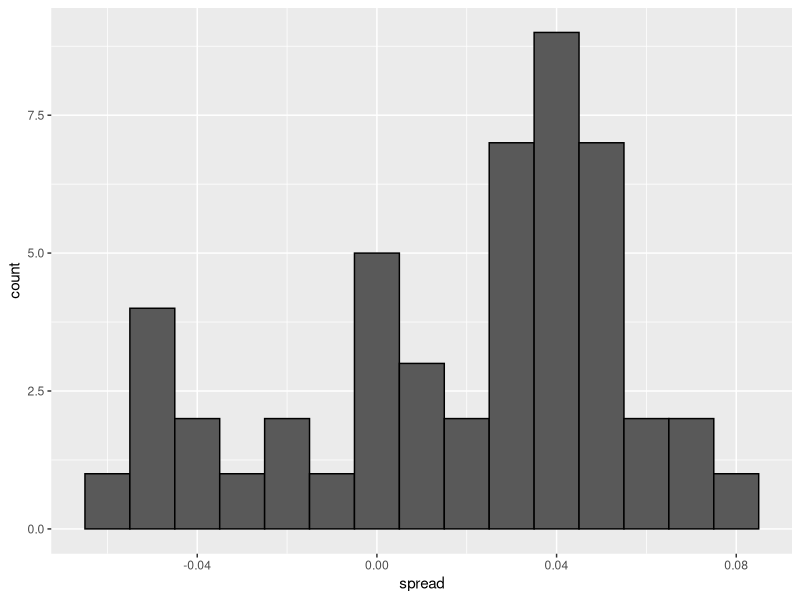
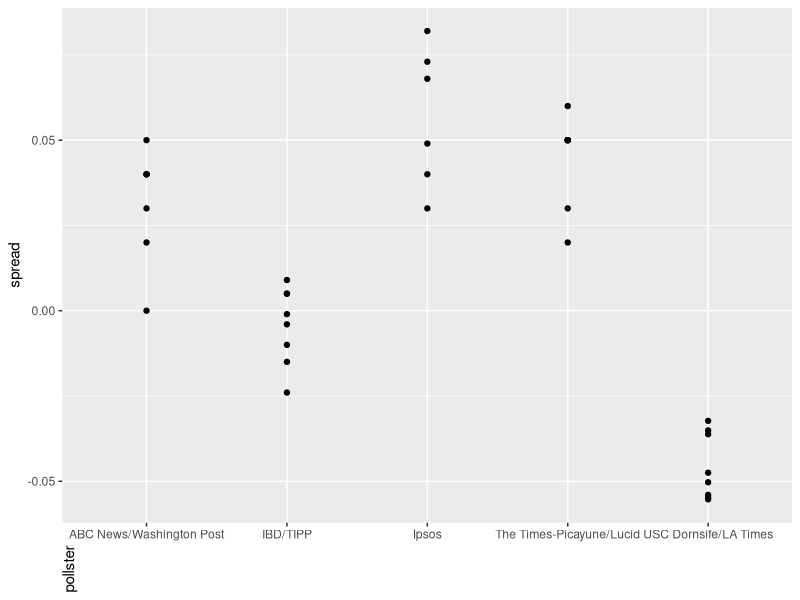
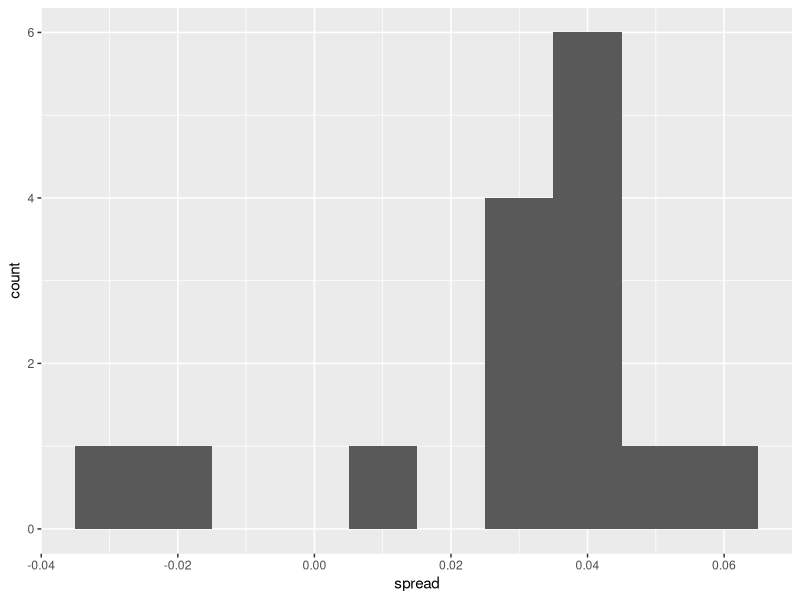

Write the R code that produced these figures, in order.
library(tidyverse)
library(dslabs)
data("polls_us_election_2016")

library(dslabs)
data("polls_us_election_2016")
names(polls_us_election_2016)

polls <- polls_us_election_2016 %>% filter(state == "U.S." & enddate >= "2016-10-31" & (grade %in% c("A+","A","A-","B+") | is.na(grade)))
polls <- polls %>% mutate(spread = rawpoll_clinton/100 - rawpoll_trump/100)

d_hat <- polls %>% summarize(d_hat = sum(spread*samplesize)/sum(samplesize))%>%.$d_hat

p_hat <- (d_hat+1)/2
moe <- 1.96*2*sqrt(p_hat*(1-p_hat)/sum(polls$samplesize))
moe

polls %>% ggplot(aes(spread))+geom_histogram(color="black",binwidth = 0.01)


polls %>% group_by(pollster) %>% filter(n()>=6) %>%
  ggplot(aes(pollster,spread))+geom_point()+
  theme(axis.title.x = element_text(angle = 90,hjust = 1))


#Note that to compute the exact 95% confidence interval, we would use qnorm(.975) instead of 1.96.
# collect last result before the election for each pollster
one_poll_per_pollster <- polls %>% group_by(pollster) %>% filter(enddate==max(enddate))%>%ungroup()

#histogram of spread estimates
one_poll_per_pollster %>% ggplot(aes(spread))+geom_histogram(binwidth = 0.01)
sd(one_poll_per_pollster$spread)


#construct 95% confidence interval
results <- one_poll_per_pollster %>% summarize(avg=mean(spread),se=sd(spread)/sqrt(length(spread))) %>%
  mutate(start=avg-1.96*se,end=avg+1.96*se)

round(results*100,1)

mu <- 0
tau <- 0.035
sigma <- results$se
Y <- results$avg
B <- sigma^2/(sigma^2+tau^2)

posterior_mean <- B*mu + (1-B)*Y
posterior_se <- sqrt(1/(1/sigma^2 + 1/tau^2))
posterior_mean
posterior_se

#Credible interval
posterior_mean + c(-1.96,1.96)*posterior_se

# Code for d>=0
1-pnorm(0,posterior_mean,posterior_se)

#Code : simulated data with Xj = d+Ej
J <- 6
N <- 2000
d <- 0.021
p <- (d+1)/2
X <- d + rnorm(J,0,2*sqrt(p*(1-p)/N))

#Code : Simulated data with Xi,j
I <- 5
J <- 6
N <- 2000
d <- 0.021
p <- (d+1)/2
X <- sapply(1:I,function(i){
  d+rnorm(J,0,2*sqrt(p*(1-p)/N))
})

#Code : Simulated data with Xi,j = d + Hi+Ei,j
I <- 5
J <- 6
N <- 2000
d <- 0.021
p <- (d+1)/2
h <- rnorm(I,0,0.025) #assume standard error of pollster-to-pollster variability is 0.025
X <- sapply(1:I,function(i){
  d +h[i] + rnorm(J,0,2*sqrt(p*(1-p)/N))
})


# Code : Calculating probability of d>0 with general bias
#Note that sigma now includes an estimate of the variability due to general bias sigma_b = 0.025
mu <- 0
tau <- 0.035
sigma <- sqrt(results$se^2 + 0.025^2)
Y <- results$avg
B <- sigma^2/(sigma^2 + tau^2)

posterior_mean <- B*mu + (1-B)*Y
posterior_se <- sqrt(1/(1/sigma^2 + 1/tau^2))

1-pnorm(0,posterior_mean,posterior_se)
